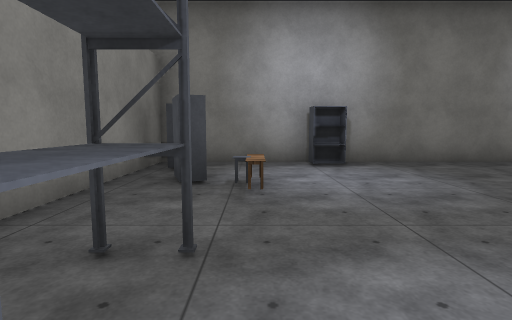
[1] (above)

18 first-person views from a walk through a scene from a Unity 3-D project. The camera is 1.3 m above the floor, tilts 6° down and sees 80° across. The floor is counted in squares, 2 m on a side. Each view is taken from the middle of a square. On the plan, view 1 faces up. The plan holds only what a view shows up to about 10 squares ahead; the rest is blank. The player is left out. Some surface patterns are stand-ins.

[2]
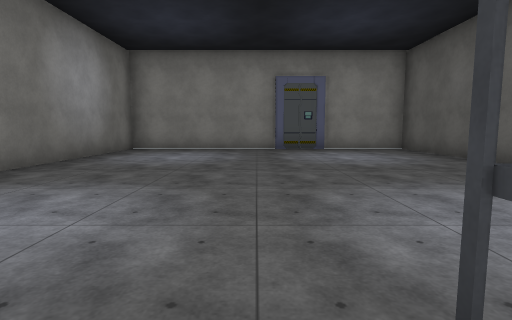

[3]
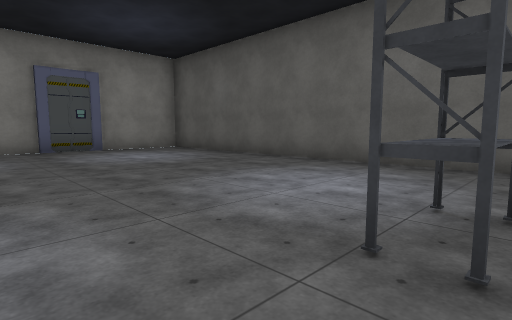

[4]
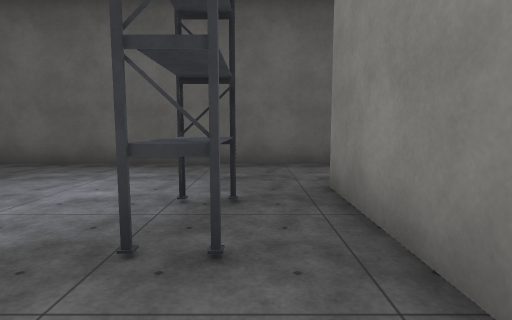

[5]
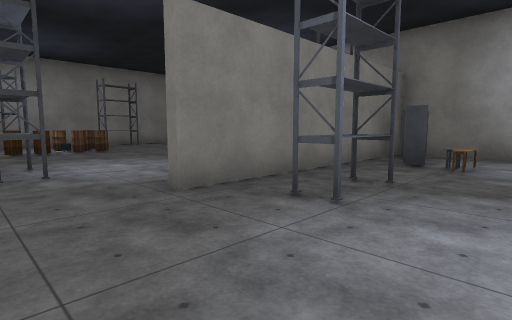

[6]
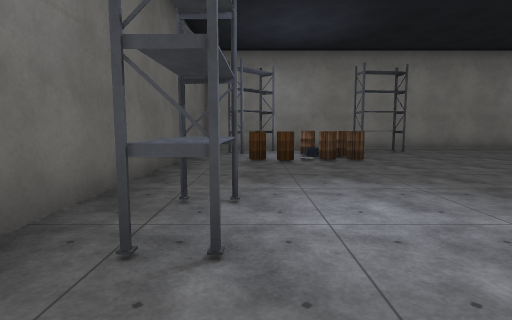

[7]
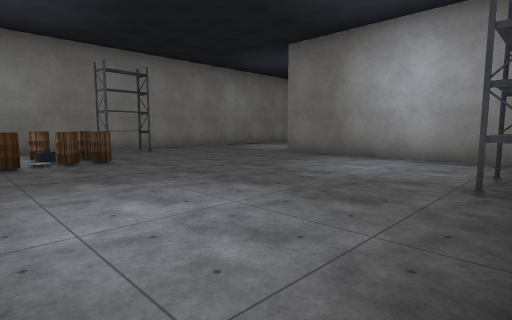

[8]
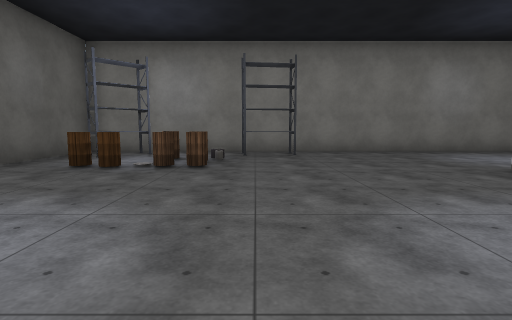

[9]
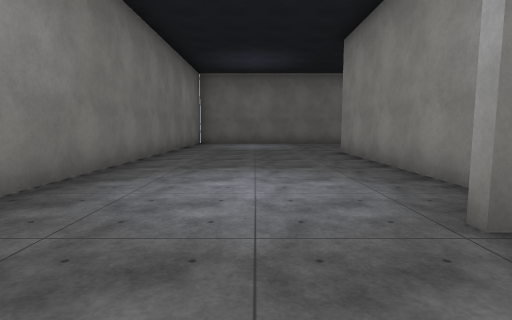

[10]
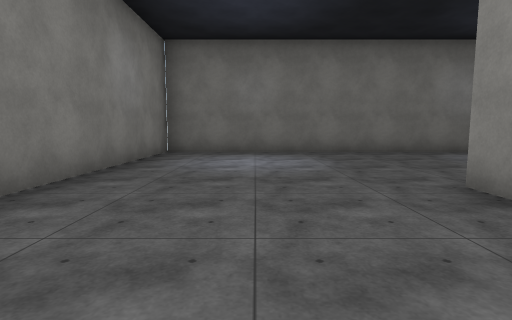

[11]
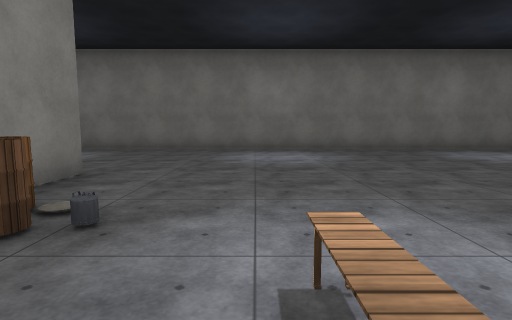

[12]
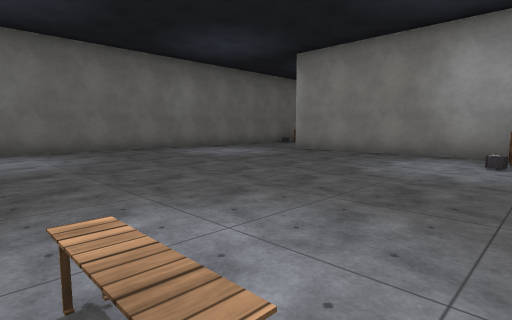

[13]
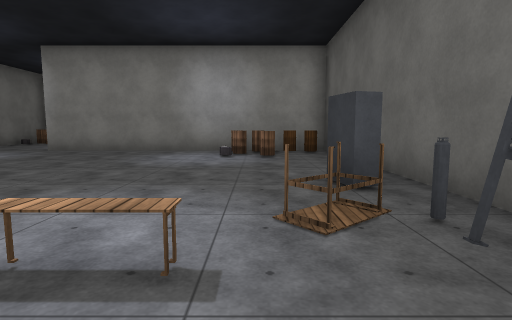

[14]
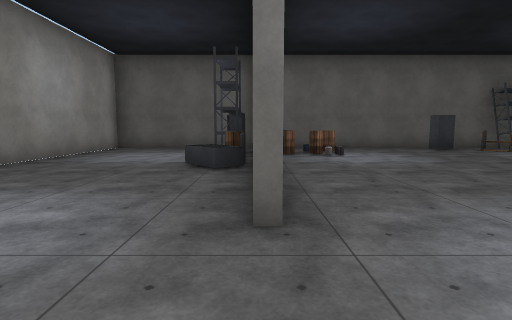

[15]
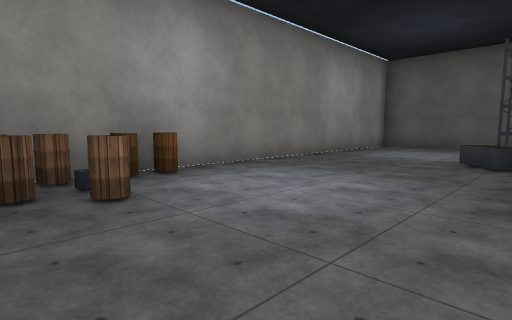

[16]
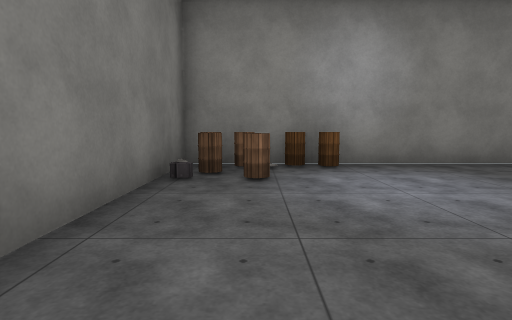

[17]
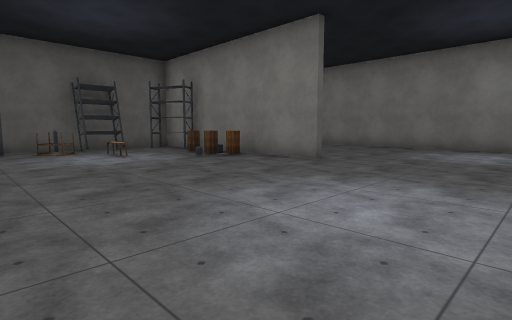

[18]
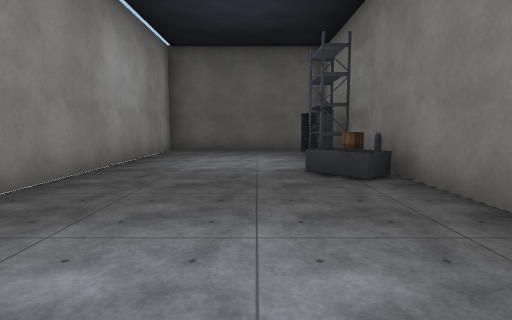

### Floor plan
Ten units are one square. View 1 is at (0, 0); x grows to the right and y downward. Boxes are objects, and circles mark ways between rooms. Rooms are numbered by the first view taken in them; rooms with no view inside come last. Other rooms are left out.
<svg viewBox="-119 -180 209 210">
<path fill="none" stroke="#000" d="M84 0 85 -6 84 -13M-24 25 85 25 85 -58 -18 -58 -18 4M-25 -58 -76 -58M-54 -60 38 -60 38 -95M-67 -104 -67 -124M-65 -124 -65 -105M40 -96 40 -71M38 -114 38 -141M40 -60 85 -60 85 -173 -114 -173 -114 25 -24 25M40 -128 40 -115"/>
<rect x="-25" y="-35" width="10" height="10" fill="#bbb"><title>rack</title></rect>
<rect x="-15" y="-15" width="10" height="10" fill="#bbb"><title>rack</title></rect>
<rect x="-15" y="-45" width="10" height="10" fill="#bbb"><title>rack</title></rect>
<rect x="-15" y="-55" width="10" height="10" fill="#bbb"><title>rack</title></rect>
<rect x="-5" y="-35" width="10" height="10" fill="#bbb"><title>bench</title></rect>
<rect x="-5" y="-45" width="10" height="10" fill="#bbb"><title>other object</title></rect>
<rect x="5" y="-55" width="10" height="10" fill="#bbb"><title>rack</title></rect>
<rect x="-105" y="5" width="10" height="10" fill="#bbb"><title>rack</title></rect>
<rect x="-105" y="-35" width="10" height="20" fill="#bbb"><title>rack</title></rect>
<rect x="-95" y="-5" width="10" height="10" fill="#bbb"><title>barrel</title></rect>
<rect x="-95" y="-15" width="10" height="10" fill="#bbb"><title>barrel</title></rect>
<rect x="-85" y="5" width="10" height="10" fill="#bbb"><title>barrel</title></rect>
<rect x="-85" y="-5" width="10" height="10" fill="#bbb"><title>barrel</title></rect>
<rect x="-85" y="-15" width="10" height="10" fill="#bbb"><title>barrel</title></rect>
<rect x="-65" y="-85" width="10" height="20" fill="#bbb"><title>rack</title></rect>
<rect x="-65" y="-95" width="10" height="10" fill="#bbb"><title>barrel</title></rect>
<rect x="-65" y="-105" width="10" height="10" fill="#bbb"><title>barrel</title></rect>
<rect x="-45" y="5" width="10" height="10" fill="#bbb"><title>rack</title></rect>
<rect x="-45" y="-75" width="10" height="10" fill="#bbb"><title>rack</title></rect>
<rect x="-45" y="-95" width="10" height="10" fill="#bbb"><title>bench</title></rect>
<rect x="-35" y="-75" width="10" height="10" fill="#bbb"><title>other object</title></rect>
<rect x="-35" y="-85" width="10" height="10" fill="#bbb"><title>table</title></rect>
<rect x="-25" y="-75" width="20" height="10" fill="#bbb"><title>rack</title></rect>
<rect x="15" y="-85" width="10" height="10" fill="#bbb"><title>barrel</title></rect>
<rect x="25" y="-75" width="10" height="10" fill="#bbb"><title>barrel</title></rect>
<rect x="25" y="-85" width="10" height="10" fill="#bbb"><title>barrel</title></rect>
<rect x="35" y="-85" width="10" height="10" fill="#bbb"><title>rack</title></rect>
<rect x="35" y="-105" width="10" height="10" fill="#bbb"><title>barrel</title></rect>
<rect x="35" y="-115" width="10" height="10" fill="#bbb"><title>other object</title></rect>
<rect x="45" y="-75" width="10" height="10" fill="#bbb"><title>rack</title></rect>
<rect x="45" y="-95" width="10" height="10" fill="#bbb"><title>rack</title></rect>
<rect x="45" y="-115" width="10" height="10" fill="#bbb"><title>rack</title></rect>
<rect x="65" y="-165" width="10" height="10" fill="#bbb"><title>barrel</title></rect>
<rect x="65" y="-175" width="10" height="10" fill="#bbb"><title>barrel</title></rect>
<rect x="75" y="-155" width="10" height="10" fill="#bbb"><title>barrel</title></rect>
<rect x="75" y="-165" width="10" height="10" fill="#bbb"><title>barrel</title></rect>
<rect x="75" y="-175" width="10" height="10" fill="#bbb"><title>other object</title></rect>
<circle cx="-20" cy="15" r="3" fill="#2a7"/>
<text x="30" y="-10">1</text>
<text x="-30" y="-90">2</text>
</svg>
Room 1 opens to room 2.

Where each view was taken, in squares from view 1:
view 1: 0 up, 0 right, facing up
view 2: 2 up, 1 left, facing right
view 3: 3 up, 1 left, facing down-right
view 4: 3 up, 1 left, facing down
view 5: 2 down, 1 right, facing up-left
view 6: 1 down, 2 left, facing left
view 7: 1 down, 2 left, facing up-left
view 8: 2 up, 3 left, facing left
view 9: 4 up, 9 left, facing up
view 10: 9 up, 9 left, facing up
view 11: 8 up, 4 left, facing up
view 12: 8 up, 4 left, facing up-right
view 13: 8 up, 5 left, facing right
view 14: 16 up, 4 right, facing down
view 15: 17 up, 4 right, facing down-right
view 16: 16 up, 3 right, facing right
view 17: 16 up, 1 left, facing down-left
view 18: 15 up, 6 right, facing down
